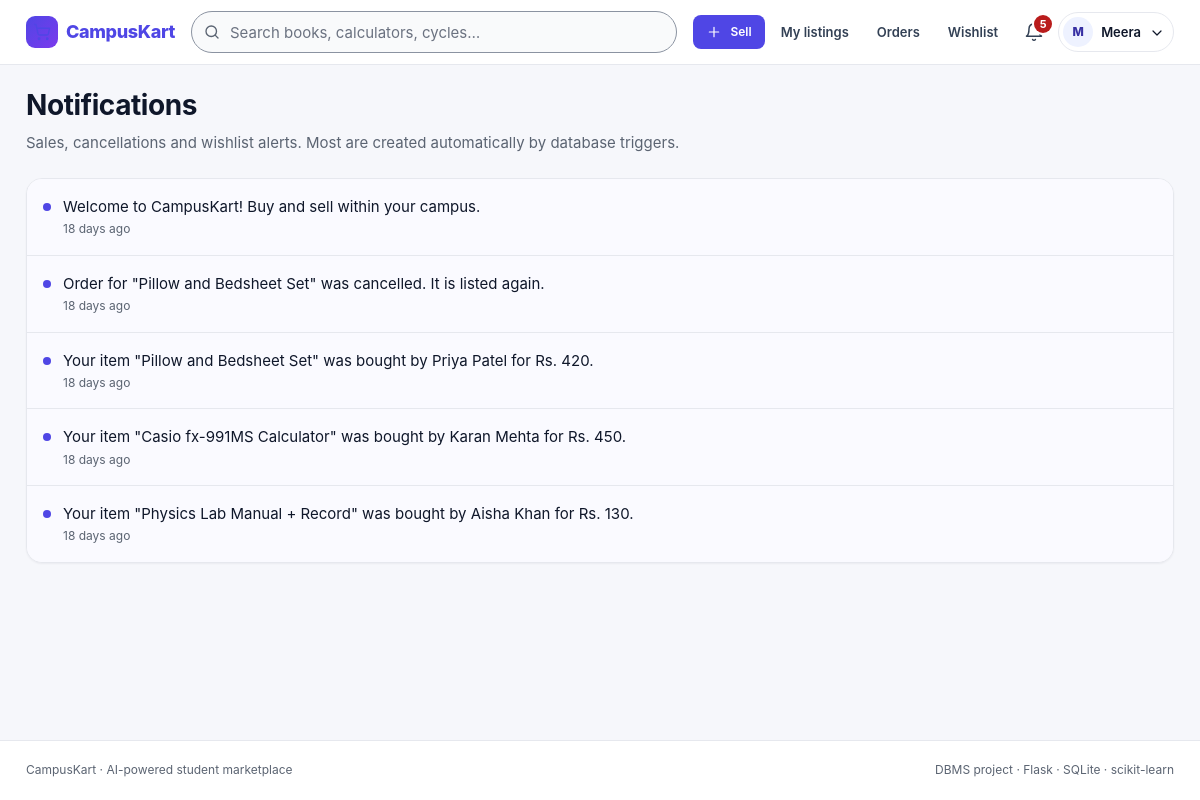
Before: /notifications (signed in) with the older database file.
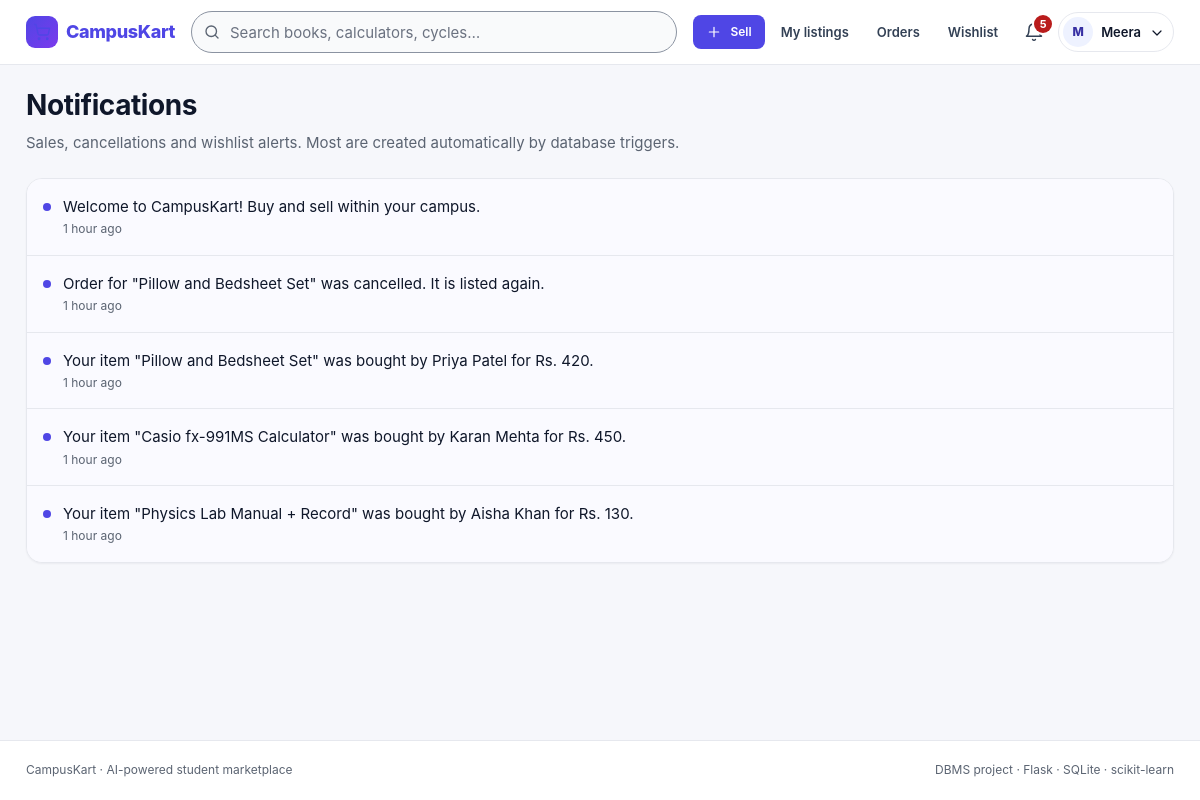
After: the same page with the newer database file.
### tables this page shows
CREATE TABLE notifications (
    notif_id   INTEGER PRIMARY KEY AUTOINCREMENT,
    user_id    INTEGER NOT NULL REFERENCES users(user_id) ON DELETE CASCADE,
    message    TEXT    NOT NULL,
    is_read    INTEGER NOT NULL DEFAULT 0 CHECK (is_read IN (0, 1)),
    created_at TEXT    NOT NULL DEFAULT (datetime('now', 'localtime'))
);

### app.py (the view)
@app.route("/notifications")
@login_required
def notifications():
    items = query("SELECT * FROM notifications WHERE user_id = ? ORDER BY created_at DESC, notif_id DESC",
                  (g.user["user_id"],))
    with get_db() as db:
        db.execute("UPDATE notifications SET is_read = 1 WHERE user_id = ?", (g.user["user_id"],))
    return render_template("notifications.html", items=items)

### app.py (called while the page is built)
def get_db():
    if "db" not in g:
        g.db = sqlite3.connect(DB_PATH)
        g.db.row_factory = sqlite3.Row
        g.db.execute("PRAGMA foreign_keys = ON")
    return g.db

def query(sql, args=(), one=False):
    rows = get_db().execute(sql, args).fetchall()
    return (rows[0] if rows else None) if one else rows

@app.before_request
def load_user():
    g.user = None
    if "user_id" in session:
        g.user = query("SELECT * FROM users WHERE user_id = ?", (session["user_id"],), one=True)
        if g.user is None or g.user["is_blocked"]:
            session.clear()
            g.user = None

def login_required(view):
    @wraps(view)
    def wrapped(*args, **kwargs):
        if g.user is None:
            flash("Log in to continue.", "info")
            return redirect(url_for("login", next=request.path))
        return view(*args, **kwargs)
    return wrapped

### templates/notifications.html (shortened to what this page needs)
{% extends "base.html" %}
{% from "_macros.html" import icon, empty_state %}
{% block content %}
<div class="page-head">
  <h1>Notifications</h1>
  <p>Sales, cancellations and wishlist alerts. Most are created automatically by database triggers.</p>
</div>
{% if items %}
<div class="card card-flush">
  <ul class="notif-list">
    {% for n in items %}
    <li class="notif {{ 'unread' if not n.is_read }}">
      <span class="dot" aria-hidden="true"></span>
      <div>
        {% if not n.is_read %}<span class="sr-only">New: </span>{% endif %}{{ n.message }}
        <time datetime="{{ n.created_at }}">{{ n.created_at|ago }}</time>
      </div>
    </li>
    {% endfor %}
  </ul>
</div>
{% else %}
{{ empty_state('inbox', "You're all caught up", "We'll let you know here when someone buys your item or a saved item sells.") }}
{% endif %}
{% endblock %}

Changed rows visible on the page:
changed notifications "Welcome to CampusKart! Buy and sell within your campus.": created_at|ago "18 days ago" → "1 hour ago"
changed notifications "Order for \"Pillow and Bedsheet Set\" was cancelled. It is listed again.": created_at|ago "18 days ago" → "1 hour ago"
changed notifications "Your item \"Pillow and Bedsheet Set\" was bought by Priya Patel for Rs. 420.": created_at|ago "18 days ago" → "1 hour ago"
changed notifications "Your item \"Casio fx-991MS Calculator\" was bought by Karan Mehta for Rs. 450.": created_at|ago "18 days ago" → "1 hour ago"
changed notifications "Your item \"Physics Lab Manual + Record\" was bought by Aisha Khan for Rs. 130.": created_at|ago "18 days ago" → "1 hour ago"
